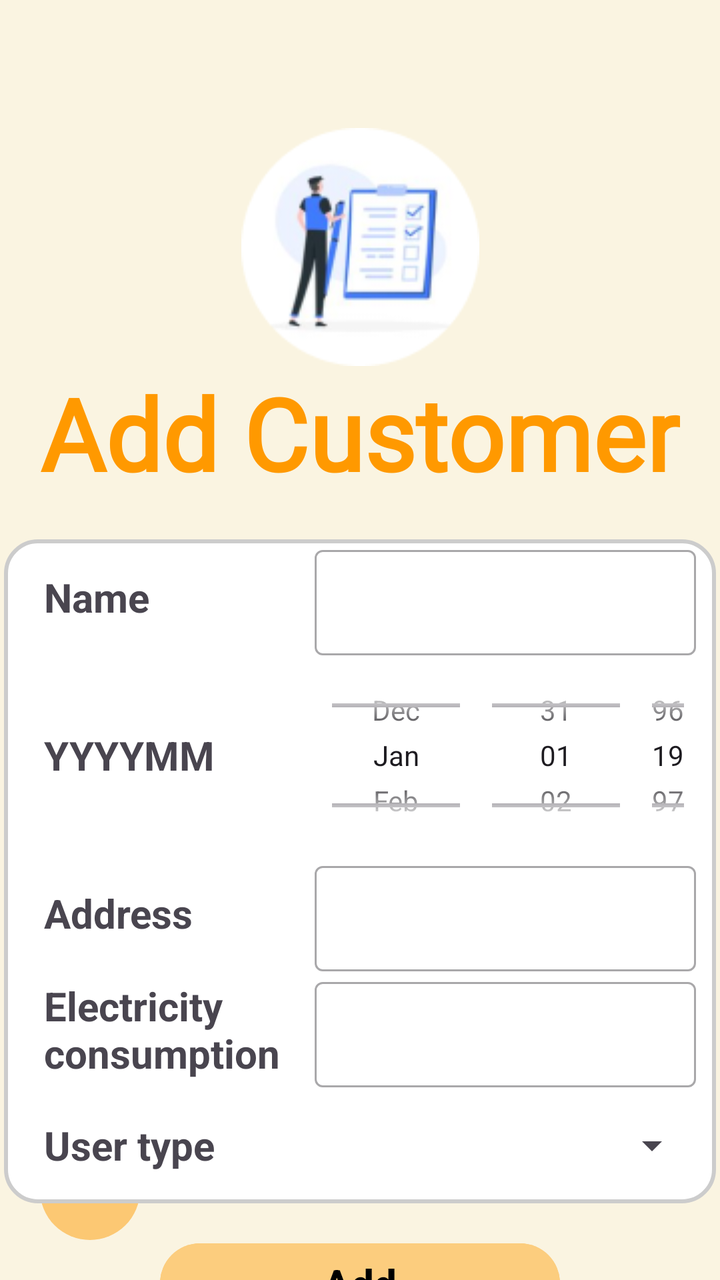
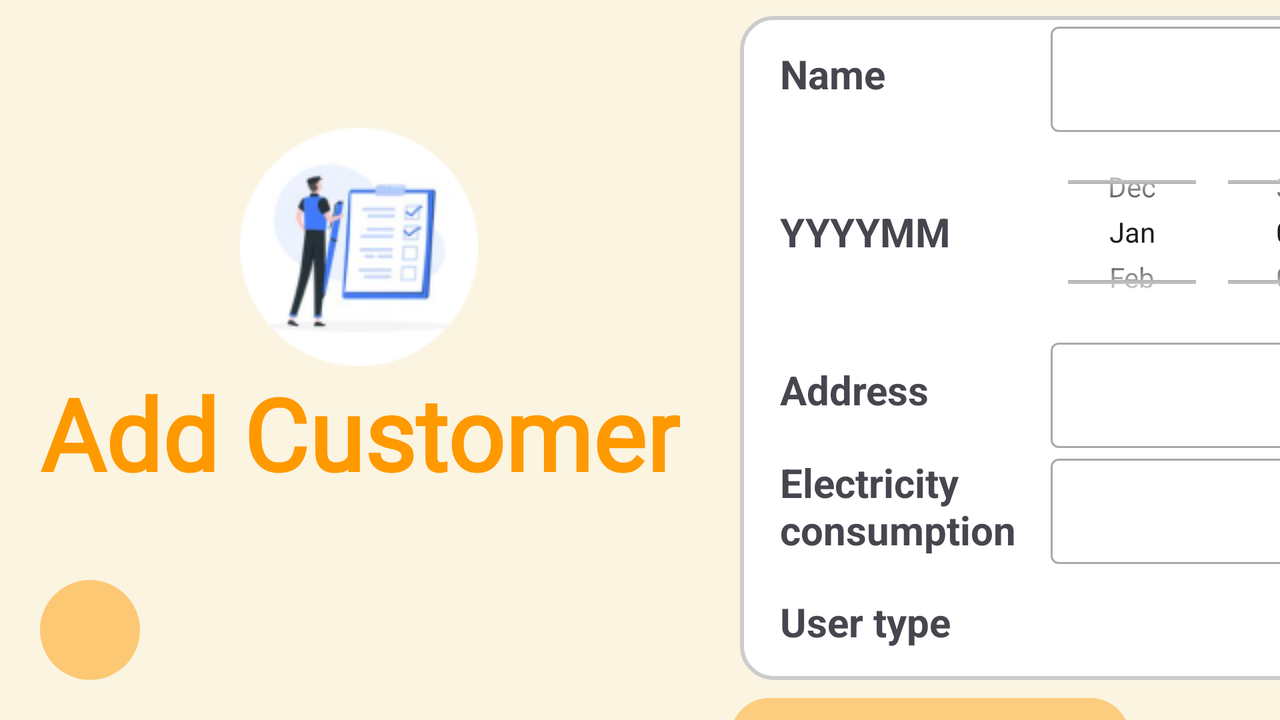

One screen, two layout resources from the same app: the default and the repository's alternative for another configuration. Each is rendered where Android would select it; the XML of both is given below.
<!-- AndroidManifest.xml: application theme Theme.Electric_Bill_Management -->
<!-- res/layout/activity_add_customer.xml -->
<?xml version="1.0" encoding="utf-8"?>
<androidx.constraintlayout.widget.ConstraintLayout xmlns:android="http://schemas.android.com/apk/res/android"
    xmlns:app="http://schemas.android.com/apk/res-auto"
    xmlns:tools="http://schemas.android.com/tools"
    android:id="@+id/main"
    android:layout_width="match_parent"
    android:layout_height="match_parent"
    android:background="#FAF4E1"
    tools:context=".AddCustomer">

    <ImageButton
        android:id="@+id/backButton"
        android:layout_width="50dp"
        android:layout_height="50dp"
        android:layout_marginStart="20dp"
        android:layout_marginBottom="20dp"
        android:background="@drawable/circle_button"
        app:layout_constraintBottom_toBottomOf="parent"
        app:layout_constraintStart_toStartOf="parent"
        app:srcCompat="@drawable/ic_back" />

    <TextView
        android:id="@+id/textView5"
        android:layout_width="wrap_content"
        android:layout_height="wrap_content"
        android:fontFamily="@font/dm_serif_display"
        android:text="Add Customer"
        android:textColor="#FF9900"
        android:textSize="50sp"
        android:textStyle="bold"
        app:layout_constraintEnd_toEndOf="parent"
        app:layout_constraintStart_toStartOf="parent"
        app:layout_constraintTop_toBottomOf="@+id/imageView2" />

    <ImageView
        android:id="@+id/imageView2"
        android:layout_width="wrap_content"
        android:layout_height="wrap_content"
        android:layout_marginTop="64dp"
        app:layout_constraintEnd_toEndOf="parent"
        app:layout_constraintStart_toStartOf="parent"
        app:layout_constraintTop_toTopOf="parent"
        app:srcCompat="@drawable/customer" />

    <LinearLayout
        android:id="@+id/linearLayout"
        android:layout_width="356dp"
        android:layout_height="wrap_content"
        android:layout_marginTop="20dp"
        android:background="@drawable/rounded_background"
        android:orientation="vertical"
        app:layout_constraintEnd_toEndOf="parent"
        app:layout_constraintStart_toStartOf="parent"
        app:layout_constraintTop_toBottomOf="@+id/textView5">

        <LinearLayout
            android:layout_width="match_parent"
            android:layout_height="58dp"
            android:gravity="center"
            android:orientation="horizontal">

            <TextView
                android:id="@+id/nameTextView"
                android:layout_width="27dp"
                android:layout_height="wrap_content"
                android:layout_weight="1"
                android:paddingLeft="20dp"
                android:text="Name"
                android:textSize="20sp"
                android:textStyle="bold" />

            <com.google.android.material.textfield.TextInputLayout
                style="@style/Widget.MaterialComponents.TextInputLayout.OutlinedBox"
                android:layout_width="82dp"
                android:layout_height="wrap_content"
                android:layout_weight="1"
                android:paddingLeft="5dp"
                android:paddingRight="10dp">

                <com.google.android.material.textfield.TextInputEditText
                    android:id="@+id/name"
                    android:layout_width="match_parent"
                    android:layout_height="wrap_content" />
            </com.google.android.material.textfield.TextInputLayout>


        </LinearLayout>

        <LinearLayout
            android:layout_width="match_parent"
            android:layout_height="wrap_content"
            android:gravity="center"
            android:orientation="horizontal">

            <TextView
                android:id="@+id/yyymmTextView"
                android:layout_width="27dp"
                android:layout_height="wrap_content"
                android:layout_weight="1"
                android:paddingLeft="20dp"
                android:text="YYYYMM"
                android:textSize="20sp"
                android:textStyle="bold" />

            <DatePicker
                android:id="@+id/datePicker"
                android:layout_width="200dp"
                android:layout_height="100dp"
                android:calendarViewShown="false"
                android:datePickerMode="spinner" />


        </LinearLayout>

        <LinearLayout
            android:layout_width="match_parent"
            android:layout_height="58dp"
            android:gravity="center"
            android:orientation="horizontal">

            <TextView
                android:id="@+id/addressTextView"
                android:layout_width="27dp"
                android:layout_height="wrap_content"
                android:layout_weight="1"
                android:paddingLeft="20dp"
                android:text="Address"
                android:textSize="20sp"
                android:textStyle="bold" />

            <com.google.android.material.textfield.TextInputLayout
                style="@style/Widget.MaterialComponents.TextInputLayout.OutlinedBox"
                android:layout_width="82dp"
                android:layout_height="wrap_content"
                android:layout_weight="1"
                android:paddingLeft="5dp"
                android:paddingRight="10dp">

                <com.google.android.material.textfield.TextInputEditText
                    android:id="@+id/address"
                    android:layout_width="match_parent"
                    android:layout_height="wrap_content" />
            </com.google.android.material.textfield.TextInputLayout>


        </LinearLayout>

        <LinearLayout
            android:layout_width="match_parent"
            android:layout_height="58dp"
            android:gravity="center"
            android:orientation="horizontal">

            <TextView
                android:id="@+id/consumptionTextView"
                android:layout_width="27dp"
                android:layout_height="wrap_content"
                android:layout_weight="1"
                android:paddingLeft="20dp"
                android:text="Electricity consumption"
                android:textSize="20sp"
                android:textStyle="bold" />

            <com.google.android.material.textfield.TextInputLayout
                style="@style/Widget.MaterialComponents.TextInputLayout.OutlinedBox"
                android:layout_width="82dp"
                android:layout_height="wrap_content"
                android:layout_weight="1"
                android:paddingLeft="5dp"
                android:paddingRight="10dp">

                <com.google.android.material.textfield.TextInputEditText
                    android:id="@+id/priceUpdate"
                    android:layout_width="match_parent"
                    android:layout_height="wrap_content" />
            </com.google.android.material.textfield.TextInputLayout>


        </LinearLayout>

        <LinearLayout
            android:layout_width="match_parent"
            android:layout_height="58dp"
            android:gravity="center"
            android:orientation="horizontal">

            <TextView
                android:id="@+id/userTypeTextView"
                android:layout_width="27dp"
                android:layout_height="wrap_content"
                android:layout_weight="1"
                android:paddingLeft="20dp"
                android:text="User type"
                android:textSize="20sp"
                android:textStyle="bold" />

            <Spinner
                android:id="@+id/userSpinner"
                android:layout_width="74dp"
                android:layout_height="wrap_content"
                android:layout_marginRight="8dp"
                android:layout_weight="1" />


        </LinearLayout>
    </LinearLayout>

    <Button
        android:id="@+id/addButton"
        android:layout_width="200dp"
        android:layout_height="wrap_content"
        android:layout_marginTop="16dp"
        android:backgroundTint="#FCCD7E"
        android:text="Add"
        android:textColor="#000000"
        android:textSize="20sp"
        android:textStyle="bold"
        app:layout_constraintEnd_toEndOf="parent"
        app:layout_constraintStart_toStartOf="parent"
        app:layout_constraintTop_toBottomOf="@+id/linearLayout" />
</androidx.constraintlayout.widget.ConstraintLayout>
<!-- resources referenced by this layout -->
<resources>
  <!-- drawable circle_button (drawable) -->
  <?xml version="1.0" encoding="utf-8"?>
  <shape xmlns:android="http://schemas.android.com/apk/res/android">
      <solid android:color="#FCC873" /> 
      <corners android:radius="50dp" /> 
  </shape>
  <!-- drawable customer: png bitmap (drawable, 13678 bytes) -->
  <!-- drawable rounded_background (drawable) -->
  <?xml version="1.0" encoding="utf-8"?>
  <shape xmlns:android="http://schemas.android.com/apk/res/android">
      <solid android:color="#FFFFFF" /> 
      <corners android:radius="16dp" /> 
      <stroke android:width="2dp" android:color="#CCCCCC" /> 
  </shape>
  <style name="Theme.Electric_Bill_Management" parent="Base.Theme.Electric_Bill_Management" />
  <style name="Base.Theme.Electric_Bill_Management" parent="Theme.Material3.DayNight.NoActionBar">
          
          
      </style>
</resources>
<!-- res/layout-land/activity_add_customer.xml (the repository's variant of the layout above) -->
<!-- drawn on the phone turned sideways -->
<?xml version="1.0" encoding="utf-8"?>
<androidx.constraintlayout.widget.ConstraintLayout xmlns:android="http://schemas.android.com/apk/res/android"
    xmlns:app="http://schemas.android.com/apk/res-auto"
    xmlns:tools="http://schemas.android.com/tools"
    android:id="@+id/main"
    android:layout_width="match_parent"
    android:layout_height="match_parent"
    android:background="#FAF4E1"
    android:orientation="horizontal"
    tools:context=".AddCustomer">

    <ImageButton
        android:id="@+id/backButton"
        android:layout_width="50dp"
        android:layout_height="50dp"
        android:layout_marginStart="20dp"
        android:layout_marginBottom="20dp"
        android:background="@drawable/circle_button"
        app:layout_constraintBottom_toBottomOf="parent"
        app:layout_constraintStart_toStartOf="parent"
        app:srcCompat="@drawable/ic_back" />

    <TextView
        android:id="@+id/textView5"
        android:layout_width="wrap_content"
        android:layout_height="wrap_content"
        android:layout_marginStart="20dp"
        android:fontFamily="@font/dm_serif_display"
        android:text="Add Customer"
        android:textColor="#FF9900"
        android:textSize="50sp"
        android:textStyle="bold"
        app:layout_constraintStart_toStartOf="parent"
        app:layout_constraintTop_toBottomOf="@+id/imageView2" />

    <ImageView
        android:id="@+id/imageView2"
        android:layout_width="wrap_content"
        android:layout_height="wrap_content"
        android:layout_marginStart="120dp"
        android:layout_marginTop="64dp"
        app:layout_constraintStart_toStartOf="parent"
        app:layout_constraintTop_toTopOf="parent"
        app:srcCompat="@drawable/customer" />

    <LinearLayout
        android:id="@+id/linearLayout"
        android:layout_width="356dp"
        android:layout_height="wrap_content"
        android:layout_marginStart="30dp"
        android:layout_marginTop="8dp"
        android:background="@drawable/rounded_background"
        android:orientation="vertical"
        app:layout_constraintStart_toEndOf="@+id/textView5"
        app:layout_constraintTop_toTopOf="parent">

        <LinearLayout
            android:layout_width="match_parent"
            android:layout_height="58dp"
            android:gravity="center"
            android:orientation="horizontal">

            <TextView
                android:id="@+id/nameTextView"
                android:layout_width="27dp"
                android:layout_height="wrap_content"
                android:layout_weight="1"
                android:paddingLeft="20dp"
                android:text="Name"
                android:textSize="20sp"
                android:textStyle="bold" />

            <com.google.android.material.textfield.TextInputLayout
                style="@style/Widget.MaterialComponents.TextInputLayout.OutlinedBox"
                android:layout_width="82dp"
                android:layout_height="wrap_content"
                android:layout_weight="1"
                android:paddingLeft="5dp"
                android:paddingRight="10dp">

                <com.google.android.material.textfield.TextInputEditText
                    android:id="@+id/name"
                    android:layout_width="match_parent"
                    android:layout_height="wrap_content" />
            </com.google.android.material.textfield.TextInputLayout>


        </LinearLayout>

        <LinearLayout
            android:layout_width="match_parent"
            android:layout_height="wrap_content"
            android:gravity="center"
            android:orientation="horizontal">

            <TextView
                android:id="@+id/yyymmTextView"
                android:layout_width="27dp"
                android:layout_height="wrap_content"
                android:layout_weight="1"
                android:paddingLeft="20dp"
                android:text="YYYYMM"
                android:textSize="20sp"
                android:textStyle="bold" />

            <DatePicker
                android:id="@+id/datePicker"
                android:layout_width="200dp"
                android:layout_height="100dp"
                android:calendarViewShown="false"
                android:datePickerMode="spinner" />


        </LinearLayout>

        <LinearLayout
            android:layout_width="match_parent"
            android:layout_height="58dp"
            android:gravity="center"
            android:orientation="horizontal">

            <TextView
                android:id="@+id/addressTextView"
                android:layout_width="27dp"
                android:layout_height="wrap_content"
                android:layout_weight="1"
                android:paddingLeft="20dp"
                android:text="Address"
                android:textSize="20sp"
                android:textStyle="bold" />

            <com.google.android.material.textfield.TextInputLayout
                style="@style/Widget.MaterialComponents.TextInputLayout.OutlinedBox"
                android:layout_width="82dp"
                android:layout_height="wrap_content"
                android:layout_weight="1"
                android:paddingLeft="5dp"
                android:paddingRight="10dp">

                <com.google.android.material.textfield.TextInputEditText
                    android:id="@+id/address"
                    android:layout_width="match_parent"
                    android:layout_height="wrap_content" />
            </com.google.android.material.textfield.TextInputLayout>


        </LinearLayout>

        <LinearLayout
            android:layout_width="match_parent"
            android:layout_height="58dp"
            android:gravity="center"
            android:orientation="horizontal">

            <TextView
                android:id="@+id/consumptionTextView"
                android:layout_width="27dp"
                android:layout_height="wrap_content"
                android:layout_weight="1"
                android:paddingLeft="20dp"
                android:text="Electricity consumption"
                android:textSize="20sp"
                android:textStyle="bold" />

            <com.google.android.material.textfield.TextInputLayout
                style="@style/Widget.MaterialComponents.TextInputLayout.OutlinedBox"
                android:layout_width="82dp"
                android:layout_height="wrap_content"
                android:layout_weight="1"
                android:paddingLeft="5dp"
                android:paddingRight="10dp">

                <com.google.android.material.textfield.TextInputEditText
                    android:id="@+id/consumptionUpdate"
                    android:layout_width="match_parent"
                    android:layout_height="wrap_content" />
            </com.google.android.material.textfield.TextInputLayout>


        </LinearLayout>

        <LinearLayout
            android:layout_width="match_parent"
            android:layout_height="58dp"
            android:gravity="center"
            android:orientation="horizontal">

            <TextView
                android:id="@+id/userTypeTextView"
                android:layout_width="27dp"
                android:layout_height="wrap_content"
                android:layout_weight="1"
                android:paddingLeft="20dp"
                android:text="User type"
                android:textSize="20sp"
                android:textStyle="bold" />

            <Spinner
                android:id="@+id/userSpinner"
                android:layout_width="74dp"
                android:layout_height="wrap_content"
                android:layout_marginRight="8dp"
                android:layout_weight="1" />


        </LinearLayout>
    </LinearLayout>

    <Button
        android:id="@+id/addButton"
        android:layout_width="200dp"
        android:layout_height="wrap_content"
        android:layout_marginStart="365dp"
        android:layout_marginTop="5dp"
        android:backgroundTint="#FCCD7E"
        android:text="Add"
        android:textColor="#000000"
        android:textSize="20sp"
        android:textStyle="bold"
        app:layout_constraintStart_toStartOf="parent"
        app:layout_constraintTop_toBottomOf="@+id/linearLayout" />
</androidx.constraintlayout.widget.ConstraintLayout>
